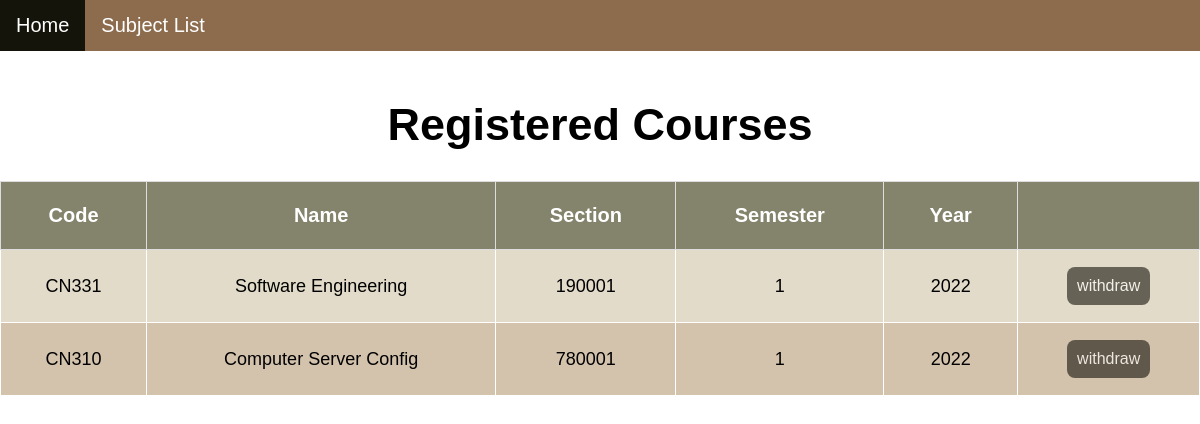
Page /booking/checksubreg/ (signed in) on the committed database.
### booking/models.py (models this page shows, shortened)
class Booking(models.Model):
    user = models.ForeignKey(User, on_delete=models.CASCADE, default="")
    course_number = models.ForeignKey(Subject, on_delete=models.CASCADE, default="")

class Subject(models.Model):
    class_number = models.CharField(max_length=5, default="")
    subject_name = models.CharField(max_length=64, default="")
    section = models.CharField(max_length=10, default="")
    semester = models.CharField(max_length=10, default="")
    year = models.CharField(max_length=10, default="")
    seats = models.CharField(max_length=10, default="")

### booking/views.py (the view)
# urls.py: path('checksubreg/', views.checksubreg, name= 'checksubreg'),
def checksubreg(request):
    user = User.objects.get(pk=request.user.id)
    enrolled_subjects = Booking.objects.filter(user=user)
    return render(request,'booking/booking.html', {
        'subjects': enrolled_subjects,
    })

### booking/templates/booking/booking.html (shortened to what this page needs)
{% extends 'booking/layout.html' %}
{% block body %}
<!DOCTYPE html>
<html>
<head>
</head>
<body>
    <div class="topnav">
        <a class="active" href="{% url 'index' %}">Home</a>
        <a href="{% url 'booking:index' %}">Subject List</a>
    </div>
    <br>
    <div class= style="padding-left:16px">
        <center><h1>Registered Courses</h1></center>
        {% if subjects %}
        <table>
            <tr>
                <th>Code</th>
                <th>Name</th>
                <th>Section</th>
                <th>Semester</th>
                <th>Year</th>
                <th></th>
            </tr>
            {% for subject in subjects %}
            <tr>
                <td>{{ subject.course_number.class_number }}</td>
                <td>{{ subject.course_number.subject_name }}</td>
                <td>{{ subject.course_number.section }}</td>
                <td>{{ subject.course_number.semester }}</td>
                <td>{{ subject.course_number.year }}</td>
                <td>
                    <form action="{% url 'booking:withdraw' subject.course_number.id %}" method="post" >
                        <button class="button" type="submit">withdraw</button>
                    </form>
                </td>
            </tr>
            {% empty %}
                <p> No registered courese. </p>
            {% endfor %}
        </table>
    {% endif %}
    </div>
</body>
</html>
{% endblock %}

### booking/templates/booking/booking.html (style rules this page uses)
body { margin: 0; font-family: Calibri, Helvetica, sans-serif; }
.topnav { overflow: hidden; background-color: #8c6c4d; }
.topnav a { float: left; color: white; text-align: center; padding: 14px 16px; text-decoration: none; font-size: 20px; }
.topnav a.active { background-color: #14140b; color: white; }
h1 { font-size: 45px; }
table { border-collapse: collapse; border-spacing: 0; width: 100%; border: 1px solid white; }
th { border: 1px solid #ddd; border-collapse: collapse; text-align: center; padding: 22px; background-color: #84846d; color: white; font-size: 20px; }
td { border: 1px solid white; border-collapse: collapse; text-align: center; padding: 16px; font-size: 18px; }
tr:nth-child(even) { background-color: #e2dbc9; }
tr:nth-child(odd) { background-color: #d4c3ac; }
.button { background-color: #14120b; border: none; border-radius: 8px; color: white; padding: 10px; text-align: center; font-size: 16px; margin: 1px; opacity: 0.6; transition: 0.3s; display: inline-block; text-decoration: none; cursor: pointer; }

### rows in the picture
Booking: course_number.class_number "CN331", course_number.subject_name "Software Engineering", course_number.section "190001", course_number.semester "1", course_number.year "2022"
Booking: course_number.class_number "CN310", course_number.subject_name "Computer Server Config", course_number.section "780001", course_number.semester "1", course_number.year "2022"
